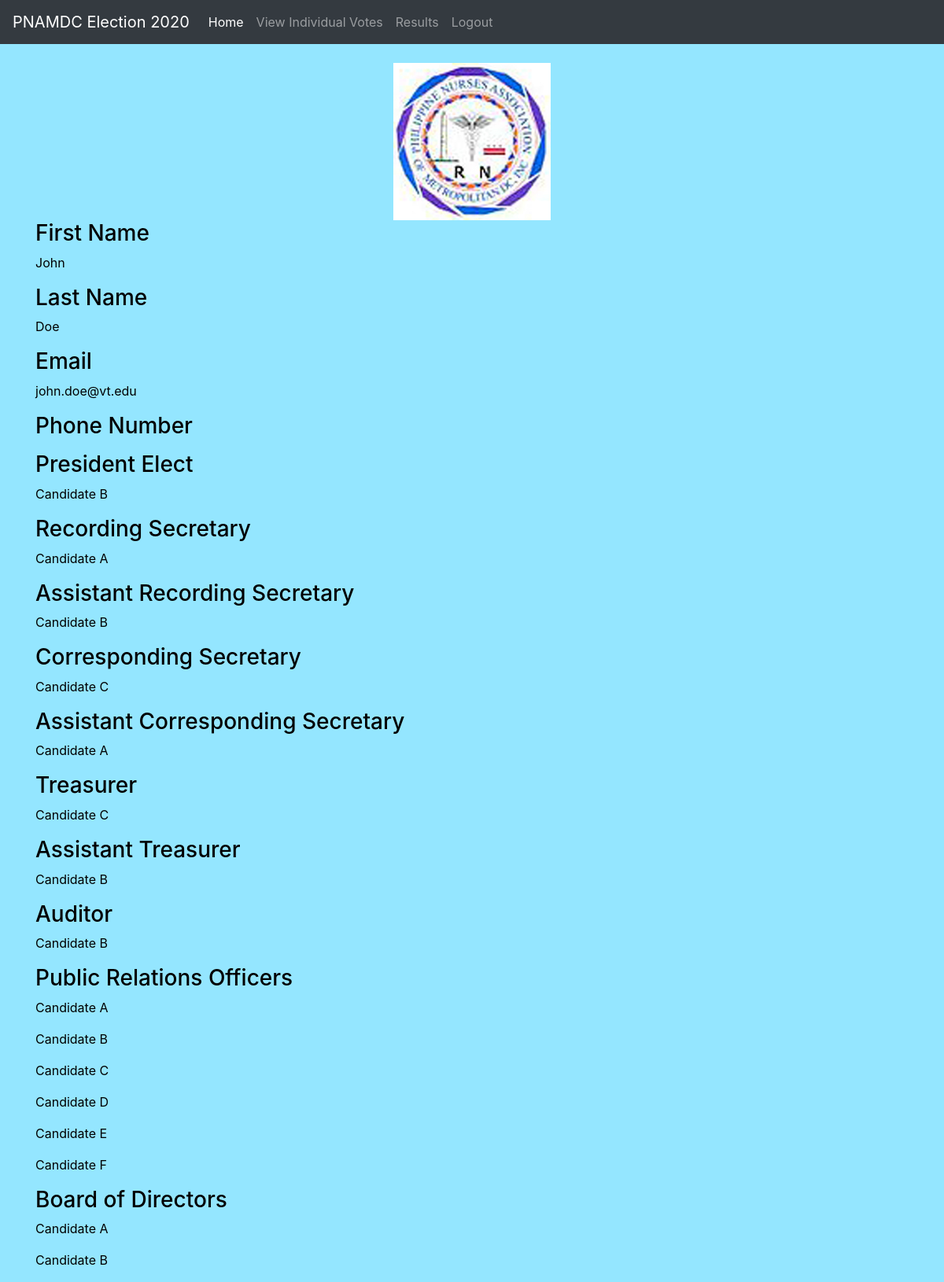
Screenshot of /list_subs/tmwatrco/ (signed in) with the database file from the repository.
### Users/models.py (models this page shows)
class Subs(models.Model):
    SELECTIONS_4 = (
        ("Candidate A", "Candidate A"),
        ("Candidate B", "Candidate B"),
        ("Candidate C", "Candidate C"),
        ("Candidate D", "Candidate D"),
        ("Candidate E", "Candidate E"),
        ("Candidate F", "Candidate F"),
        ("Candidate G", "Candidate G"),
        ("Candidate 1", "Candidate 1"),
        ("Candidate 2", "Candidate 2"),
        ("Candidate 3", "Candidate 3"),
        ("Candidate 4", "Candidate 4"),
        ("Candidate 5", "Candidate 5")
    )
    SELECTIONS = (
        ("Choose", "Choose"),
        ("Candidate A", "Candidate A"),
        ("Candidate B", "Candidate B"),
        ("Candidate C", "Candidate C"),
        ("Candidate D", "Candidate D"),
    )
    first_name = models.CharField(max_length = 100)
    last_name = models.CharField(max_length = 100)
    email = models.EmailField(max_length = 100)
    slug = models.SlugField(max_length = 250)
    random_key = models.CharField(max_length = 250, blank = True)
    admin_email = models.EmailField(max_length = 100, default = 'admin_user@gmail.com')
    question_1 = models.CharField(max_length = 100, default = '', choices = SELECTIONS)
    question_2 = models.CharField(max_length = 100, default = '', choices = SELECTIONS)
    question_3 = models.CharField(max_length = 100, default = '', choices = SELECTIONS)
    question_4 = MultiSelectField(choices = SELECTIONS_4, default = '')
    question_5 = MultiSelectField(choices = SELECTIONS_4, default = '')
    question_6 = models.CharField(max_length=100, default='', choices=SELECTIONS)
    question_7 = models.CharField(max_length=100, default='', choices=SELECTIONS)
    question_8 = models.CharField(max_length=100, default='', choices=SELECTIONS)
    question_9 = models.CharField(max_length=100, default='', choices=SELECTIONS)
    question_10 = models.CharField(max_length=100, default='', choices=SELECTIONS)

### Users/views.py (the view)
# urls.py: path('<slug:slug>/', views.SubmissionDetail.as_view(), name = 'Users-specifics'),
class SubmissionDetail(LoginRequiredMixin, DetailView):
    queryset = Subs.objects.all()
    template_name = 'Users/specifics.html'

### Users/templates/Users/specifics.html (shortened to what this page needs)
{% extends "Submission/base.html" %}
{% load crispy_forms_tags %}
{% block content %}
    <div class="content-section">
            <h3>First Name</h3>
            <p style = "word-wrap: break-word">{{ object.first_name }}</p>
            <h3>Last Name</h3>
            <p style = "word-wrap: break-word">{{ object.last_name }}</p>
            <h3>Email</h3>
            <p style = "word-wrap: break-word">{{ object.email }}</p>
            <h3>Phone Number</h3>
            <h3>President Elect</h3>
            <p style = "word-wrap: break-word">{{ object.question_1 }}</p>
            <h3>Recording Secretary</h3>
            <p style = "word-wrap: break-word">{{ object.question_2 }}</p>
            <h3>Assistant Recording Secretary</h3>
            <p style = "word-wrap: break-word">{{ object.question_3 }}</p>
            <h3>Corresponding Secretary</h3>
            <p style = "word-wrap: break-word">{{ object.question_6 }}</p>
            <h3>Assistant Corresponding Secretary</h3>
            <p style = "word-wrap: break-word">{{ object.question_7 }}</p>
            <h3>Treasurer</h3>
            <p style = "word-wrap: break-word">{{ object.question_8 }}</p>
            <h3>Assistant Treasurer</h3>
            <p style = "word-wrap: break-word">{{ object.question_9 }}</p>
            <h3>Auditor</h3>
            <p style = "word-wrap: break-word">{{ object.question_10 }}</p>
            <h3>Public Relations Officers</h3>
            {% for name in object.question_4 %}
                <p style = "word-wrap: break-word">{{ name }}</p>
            {% endfor %}
            <h3>Board of Directors</h3>
            {% for name in object.question_5 %}
                <p style = "word-wrap: break-word">{{ name }}</p>
            {% endfor %}
    </div>
{% endblock content %}

### Submission/templates/Submission/base.html (style rules this page uses)
h1, h2, h3, h4, h5, h6, p, a, label, legend, fieldset { color: black }
body { background-color: #94e6ff; }

### rows the page displays
Subs: first_name "John", last_name "Doe", email "john.doe@vt.edu", question_1 "Candidate B", question_2 "Candidate A", question_3 "Candidate B", question_6 "Candidate C", question_7 "Candidate A", question_8 "Candidate C", question_9 "Candidate B", question_10 "Candidate B", name "Candidate A", name "Candidate B"

### other values shown
{{ name }} "Candidate A" "Candidate B" "Candidate C" "Candidate D" "Candidate E" "Candidate F"
